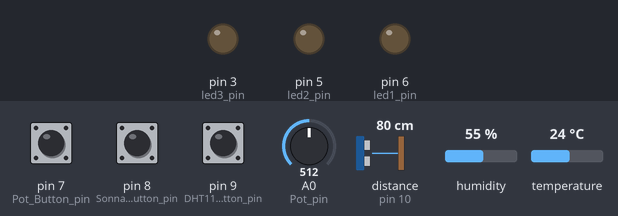
A sketch run on a simulated Arduino Uno, built with avr-gcc and run on an emulated ATmega328P. Shown: output pins drawn as LEDs (lit = HIGH). The test bench sets the inputs (shaded band); at power-on: pin 7 (Pot_Button_pin) HIGH, pin 8 (Sonnar_Button_pin) HIGH, pin 9 (DHT11_Button_pin) HIGH, A0 (Pot_pin) = 512, distance to the obstacle (sensor on pin 10) 80 cm, humidity 55 %, temperature 24 °C. The echo pulse lasts 58.3 µs per cm.

Above: at 1.3 s.
1.4 s: pin 7 (Pot_Button_pin) pulled LOW for 0.65 s
At 1.9 s:
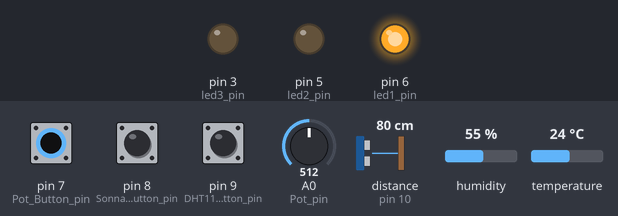
3.5 s: pin 8 (Sonnar_Button_pin) pulled LOW for 0.65 s
At 4.0 s:
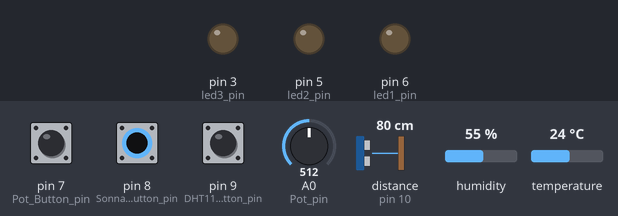
5.6 s: pin 7 (Pot_Button_pin) pulled LOW for 1 s
At 6.1 s:
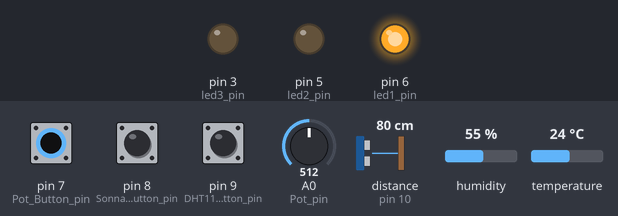
Timing chart, 0 to 8.6 s (numbered marks = the images above; inputs shaded):
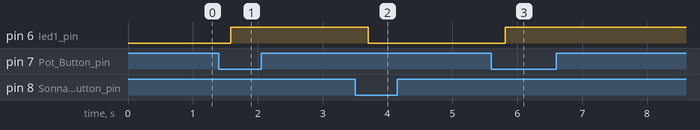

The sketch:

6.ino
```cpp
#include <DHT11.h>
#include <NewPing.h>

#define led1_pin 6
#define led2_pin 5
#define led3_pin 3

#define Pot_Button_pin 7
#define Sonnar_Button_pin 8
#define DHT11_Button_pin 9

#define ECHO_PIN 10
#define TRIGGER_PIN 11
#define DHT11_pin 4
#define Pot_pin A0

#define MAX_DISTANCE 200
NewPing sonar(TRIGGER_PIN, ECHO_PIN, MAX_DISTANCE);
DHT11 sensor(DHT11_pin);


void PotCode(int potvalue) {
  ledreset();
  if (potvalue > 0) digitalWrite(led1_pin, 1);
  if (potvalue < 340) digitalWrite(led1_pin, 0);

  if (potvalue > 340) digitalWrite(led2_pin, 1);
  if (potvalue < 680) digitalWrite(led2_pin, 0);

  if (potvalue > 680) digitalWrite(led3_pin, 1);
  if (potvalue < 1020) digitalWrite(led3_pin, 0);
}

void DHT11Code(int temperature) {
  ledreset();
  if (temperature > 20) digitalWrite(led1_pin, 1);
  else if (temperature > 32) digitalWrite(led1_pin, 0);

  if (temperature > 32) digitalWrite(led2_pin, 1);
  else if (temperature > 40) digitalWrite(led2_pin, 0);

  if (temperature > 40) digitalWrite(led3_pin, 1);
  else if (temperature > 60) digitalWrite(led3_pin, 0);
}

void SonarCode(int sonarvalue) {
  ledreset();
  if (sonarvalue >= 0) digitalWrite(led3_pin, 0);
  if (sonarvalue <= 5) digitalWrite(led3_pin, 1);

  if (sonarvalue > 5) digitalWrite(led2_pin, 0);
  if (sonarvalue <= 10) digitalWrite(led2_pin, 1);

  if (sonarvalue > 10) digitalWrite(led1_pin, 0);
  if (sonarvalue < 20) digitalWrite(led1_pin, 1);
}

void ledreset() {

  digitalWrite(led1_pin, 0);
  digitalWrite(led2_pin, 0);
  digitalWrite(led3_pin, 0);
}

void setup() {

  pinMode(DHT11_pin, INPUT);

  pinMode(Pot_Button_pin, INPUT_PULLUP);
  pinMode(Sonnar_Button_pin, INPUT_PULLUP);
  pinMode(DHT11_Button_pin, INPUT_PULLUP);

  pinMode(led1_pin, OUTPUT);
  pinMode(led2_pin, OUTPUT);
  pinMode(led3_pin, OUTPUT);
}


void loop() {

  int potvalue = analogRead(Pot_pin);
  int temperature = sensor.readTemperature();
  int sonarvalue = sonar.ping_cm();

  if (digitalRead(Pot_Button_pin) == 0) {
    PotCode(potvalue);
  }

  if (digitalRead(DHT11_Button_pin) == 0) {
    DHT11Code(temperature);
  }

  if (digitalRead(Sonnar_Button_pin) == 0) {
    SonarCode(sonarvalue);
  }
}
```

Measured:
- after the input at 1.4 s, pin 6 (led1_pin): LOW → HIGH after 0.19 s
- after the input at 3.5 s, pin 6 (led1_pin): HIGH → LOW after 0.20 s
- after the input at 5.6 s, pin 6 (led1_pin): LOW → HIGH after 0.22 s
